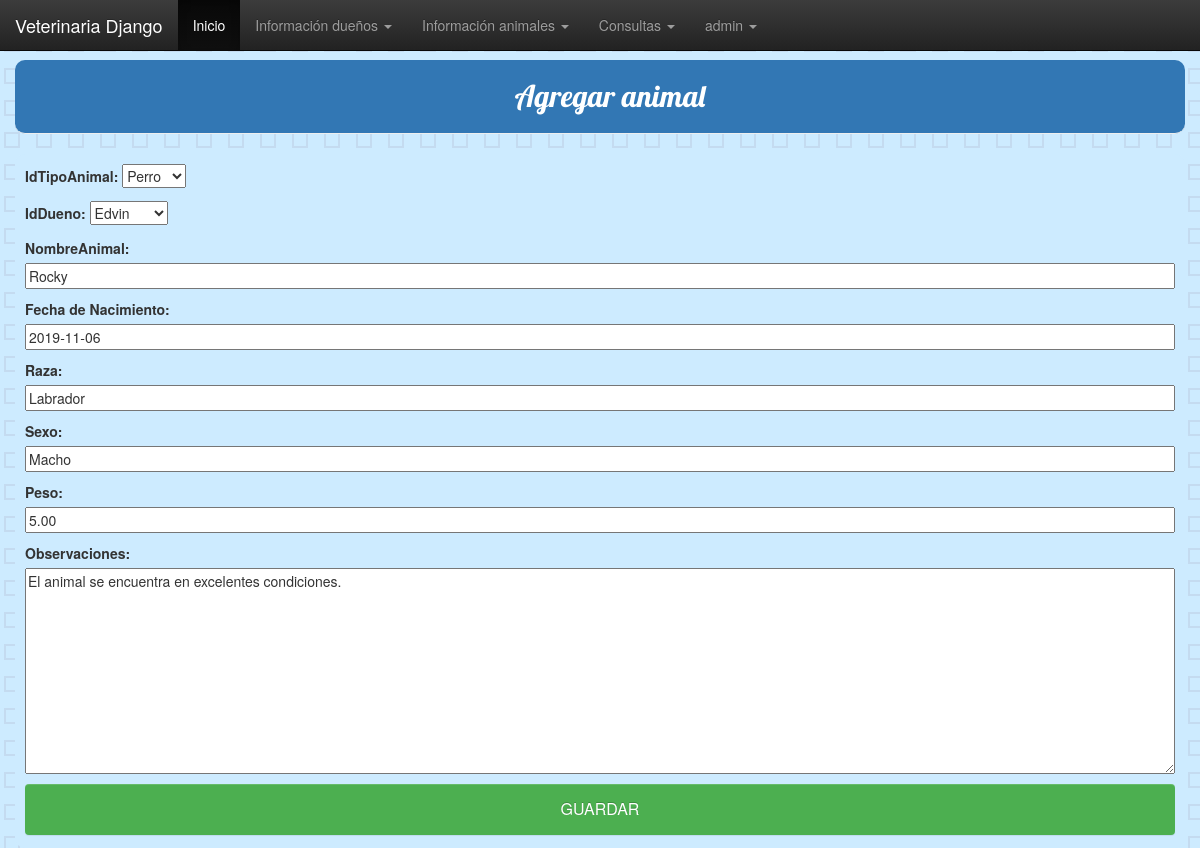
Page /persona/animal/4/edit/ (signed in) on the committed database.
### persona/models.py (models this page shows, shortened)
class Animal(models.Model):
    idTipoAnimal = models.OneToOneField(TipoAnimal, on_delete = models.CASCADE)
    idDueno = models.OneToOneField(Persona, on_delete = models.CASCADE, null = True)
    nombreAnimal = models.CharField(max_length=50)
    fechaNacimiento = models.DateField('Fecha de Nacimiento')
    raza = models.CharField(max_length=50)
    sexo = models.CharField(max_length=50)
    peso = models.DecimalField(max_digits=5, decimal_places=2)
    observaciones = models.TextField()

### persona/views.py (the view)
# urls.py: path('animal/<int:pk>/edit/', views.animal_edit, name="animal_edit"),
@login_required
def animal_edit(request, pk):
    animal = get_object_or_404(Animal, pk=pk)
    if request.method == "POST":
        form = AnimalForm(request.POST, instance=animal)
        if form.is_valid():
            animal = form.save(commit = False)
            animal.save()
            return redirect('lista_animales')
    else:
        form = AnimalForm(instance=animal)
        return render(request, 'persona/animal_new.html',{'form':form})

### persona/forms.py
class AnimalForm(forms.ModelForm):
    class Meta:
        model = Animal
        fields = ('idTipoAnimal', 'idDueno', 'nombreAnimal','fechaNacimiento','raza','sexo','peso','observaciones')

### persona/models.py (called while the page is built)
    def __str__(self):
        return self.nombre

    def __str__(self):
        return self.nombreTipo

### persona/templates/persona/animal_new.html
{% extends 'persona/base.html' %}
{% block content %}
    <h2 class="page-header">Agregar animal</h2>
    <div class="formulario">
        <form method="POST" class="post-form">{% csrf_token %}
            {{ form.as_p }}
            <button type="submit" class="save btn btn-info block">GUARDAR</button>
            <br>
            <br>
        </form>
    </div>
{% endblock %}

### persona/templates/persona/base.html (shortened to what this page needs)
{% load static %}
<head>
  <link rel="stylesheet" href="//maxcdn.bootstrapcdn.com/bootstrap/3.2.0/css/bootstrap.min.css">
  <link rel="stylesheet" href="//maxcdn.bootstrapcdn.com/bootstrap/3.2.0/css/bootstrap-theme.min.css">
  <link rel="stylesheet" href="https://maxcdn.bootstrapcdn.com/bootstrap/3.4.0/css/bootstrap.min.css">
  <link rel="stylesheet" href="{% static 'css/general.css' %}">
</head>
<html>
    <head>
    </head>
    <body>
            <nav class="navbar navbar-inverse navbar-fixed-top">
              <div class="container-fluid">
                <div class="navbar-header">
                  <a class="navbar-brand" href="#">Veterinaria Django</a>
                </div>
                {% if user.is_authenticated %}
                <ul class="nav navbar-nav">
                  <li class="active"><a href="#">Inicio</a></li>
                  <li class="dropdown">
                    <a class="dropdown-toggle" data-toggle="dropdown">Información dueños
                    <span class="caret"></span></a>
                  </li>
                  <li class="dropdown">
                    <a class="dropdown-toggle" data-toggle="dropdown" href="#">Información animales
                    <span class="caret"></span></a>
                  </li>
                  <li class="dropdown">
                      <a class="dropdown-toggle" data-toggle="dropdown" href="#">Consultas
                      <span class="caret"></span></a>
                    </li>
                  <li class="dropdown">
                    <a class="dropdown-toggle" data-toggle="dropdown" href="#">{{ user.username }}
                        <span class="caret"></span></a>
                      </li>
                </ul>
                {% else %}
                <a href="{% url 'login' %}" class="top-menu"><span class="glyphicon glyphicon-lock"></span></a>
                {% endif %}
              </div>
            </nav>
        <br><br><br>
        <div class="container">
          <div class="row justify-content-center">
            <div>
              {%  block content %}
              {%  endblock %}
            </div>
          </div>
        </div>
    </body>
</html>

### persona/static/css/general.css (style rules this page uses)
body { background-color: #cdebff; }
.page-header { background-color: #3277B4; margin-top: 0; text-align: center; color: white; border-radius: 10px; padding: 20px 20px 20px 40px; }
.block { display: block; width: 100%; border: none; background-color: #4CAF50; padding: 14px 28px; font-size: 16px; cursor: pointer; text-align: center; }
h1, h2, h3, h4 { font-family: 'Lobster', cursive; }
.save { float: right; }
.post-form textarea, .post-form input { width: 100%; }
.formulario { padding: 10px; border: 10px; background-color: #cdebff; border-radius: 10px; }

### rows in the picture
Animal: idTipoAnimal "Perro", idDueno "Edvin", nombreAnimal "Rocky", fechaNacimiento "2019-11-06", raza "Labrador", sexo "Macho", peso "5.00", observaciones "El animal se encuentra en excelentes condiciones."

### other values in the picture
{{ user.username }} "admin"
